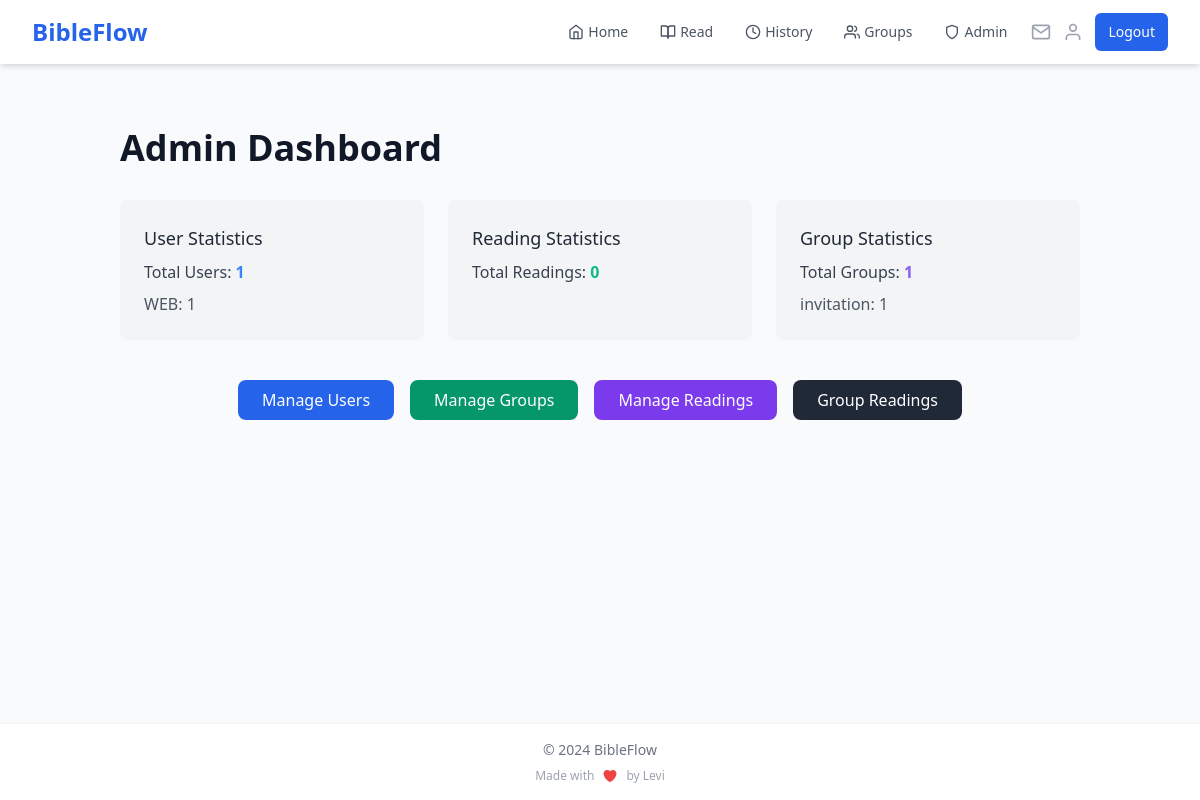
Page /admin (signed in) on the earlier database version.
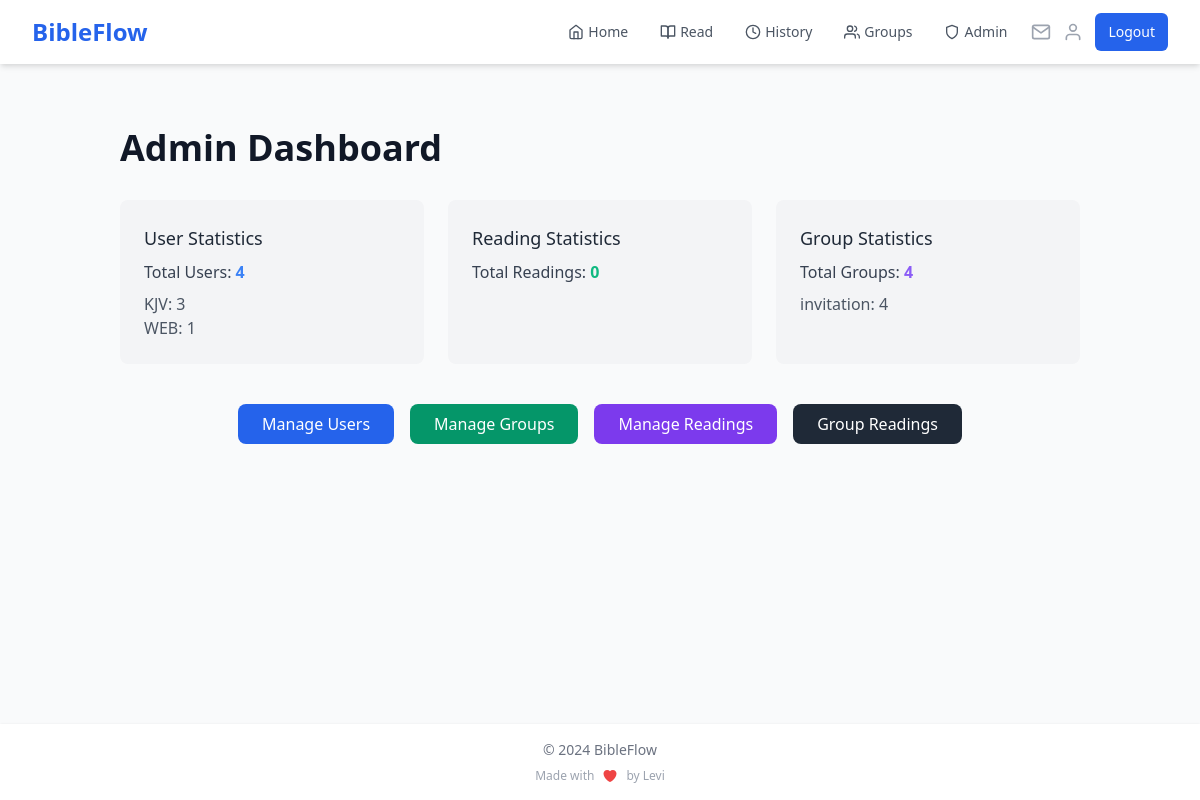
Same page on the later database version.
### app.py (models this page shows)
class User(UserMixin, db.Model):
    id = db.Column(db.Integer, primary_key=True)
    name = db.Column(db.String(100), nullable=False)
    email = db.Column(db.String(120), unique=True, nullable=False, index=True)
    password_hash = db.Column(db.String(200), nullable=False)
    streak = db.Column(db.Integer, default=0)
    last_read_date = db.Column(db.DateTime, index=True)
    readings = db.relationship('Reading', backref='user', lazy='dynamic')
    preferred_version = db.Column(db.String(10), default='KJV')
    created_groups = db.relationship('ReadingGroup', backref='creator', lazy='dynamic')
    group_memberships = db.relationship('GroupMember', backref='user', lazy='dynamic')

class ReadingGroup(db.Model):
    id = db.Column(db.Integer, primary_key=True)
    name = db.Column(db.String(100), nullable=False)
    description = db.Column(db.Text)
    created_at = db.Column(db.DateTime, default=datetime.utcnow)
    book = db.Column(db.String(50), nullable=False)
    current_chapter = db.Column(db.Integer, default=1)
    target_completion_date = db.Column(db.DateTime)
    creator_id = db.Column(db.Integer, db.ForeignKey('user.id'), nullable=False)
    visibility = db.Column(db.String(20), default='public')
    access_code = db.Column(db.String(20))
    members = db.relationship('GroupMember', backref='reading_group', lazy='joined')
    readings = db.relationship('GroupReading', backref='reading_group', lazy='dynamic')
    invitations = db.relationship('GroupInvitation', backref='reading_group', lazy='dynamic')

### app.py (the view)
@app.route('/admin')
@login_required
@admin_required
def admin_dashboard():
    total_users = User.query.count()
    users_by_version = db.session.query(
        User.preferred_version,
        func.count(User.id)
    ).group_by(User.preferred_version).all()
    total_readings = Reading.query.count()
    readings_by_version = db.session.query(
        Reading.bible_version,
        func.count(Reading.id)
    ).group_by(Reading.bible_version).all()
    total_groups = ReadingGroup.query.count()
    groups_by_visibility = db.session.query(
        ReadingGroup.visibility,
        func.count(ReadingGroup.id)
    ).group_by(ReadingGroup.visibility).all()
    return render_template('admin/admin_dashboard.html',
                           total_users=total_users,
                           users_by_version=users_by_version,
                           total_readings=total_readings,
                           readings_by_version=readings_by_version,
                           total_groups=total_groups,
                           groups_by_visibility=groups_by_visibility)

### app.py (called while the page is built)
@login_manager.user_loader
def load_user(user_id):
    if 'user_id' in session:
        return User.query.get(int(session['user_id']))
    return None

@app.context_processor
def inject_user_name():
    if current_user.is_authenticated:
        return dict(user_name=current_user.name)
    return dict(user_name='Guest')

@app.context_processor
def inject_invitation_count():
    if current_user.is_authenticated:
        invitation_count = GroupInvitation.query.filter(
            GroupInvitation.email == current_user.email,
            GroupInvitation.used == False,
            GroupInvitation.expires_at > datetime.utcnow()
        ).count()
        return dict(invitation_count=invitation_count)
    return dict(invitation_count=0)

def admin_required(f):
    @wraps(f)
    def decorated_function(*args, **kwargs):
        if not current_user.is_authenticated or current_user.email.lower() != 'mukuhalevi@gmail.com'.lower():
            flash('You do not have permission to access the admin panel.')
            return redirect(url_for('home'))
        return f(*args, **kwargs)
    return decorated_function

### templates/admin/admin_dashboard.html (shortened to what this page needs)
{% extends "base.html" %}
{% block content %}
<div class="container mx-auto p-8">
    <h1 class="text-4xl font-semibold mb-8 text-gray-900">Admin Dashboard</h1>
    <div class="grid grid-cols-1 md:grid-cols-3 gap-6">
        <div class="bg-gray-100 rounded-lg p-6">
            <h2 class="text-lg font-medium text-gray-800">User Statistics</h2>
            <p class="text-gray-700 mt-2">Total Users: <span class="text-blue-500 font-semibold">{{ total_users }}</span></p>
            <ul class="mt-2 text-gray-600">
                {% for version, count in users_by_version %}
                    <li>{{ version }}: <span class="font-medium">{{ count }}</span></li>
                {% endfor %}
            </ul>
        </div>
        <div class="bg-gray-100 rounded-lg p-6">
            <h2 class="text-lg font-medium text-gray-800">Reading Statistics</h2>
            <p class="text-gray-700 mt-2">Total Readings: <span class="text-green-500 font-semibold">{{ total_readings }}</span></p>
        </div>
        <div class="bg-gray-100 rounded-lg p-6">
            <h2 class="text-lg font-medium text-gray-800">Group Statistics</h2>
            <p class="text-gray-700 mt-2">Total Groups: <span class="text-purple-500 font-semibold">{{ total_groups }}</span></p>
            <ul class="mt-2 text-gray-600">
                {% for visibility, count in groups_by_visibility %}
                    <li>{{ visibility }}: <span class="font-medium">{{ count }}</span></li>
                {% endfor %}
            </ul>
        </div>
    </div>
    <div class="mt-10 flex flex-wrap justify-center gap-4">
        <a href="{{ url_for('admin_users') }}" class="px-6 py-2 text-white bg-blue-600 rounded-lg hover:bg-blue-700">Manage Users</a>
        <a href="{{ url_for('admin_groups') }}" class="px-6 py-2 text-white bg-green-600 rounded-lg hover:bg-green-700">Manage Groups</a>
        <a href="{{ url_for('admin_readings') }}" class="px-6 py-2 text-white bg-purple-600 rounded-lg hover:bg-purple-700">Manage Readings</a>
        <a href="{{ url_for('admin_group_readings') }}" class="px-6 py-2 text-white bg-gray-800 rounded-lg hover:bg-gray-900">Group Readings</a>
    </div>
</div>
{% endblock %}

Differences in the rows shown:
no longer on this page (row unchanged): ReadingGroup: visibility "invitation", count "1"
added User: preferred_version "KJV", id "3"
added ReadingGroup: visibility "invitation", id "4"
Other differences:
{{ total_users }}: "1" → "4"
{{ total_groups }}: "1" → "4"
